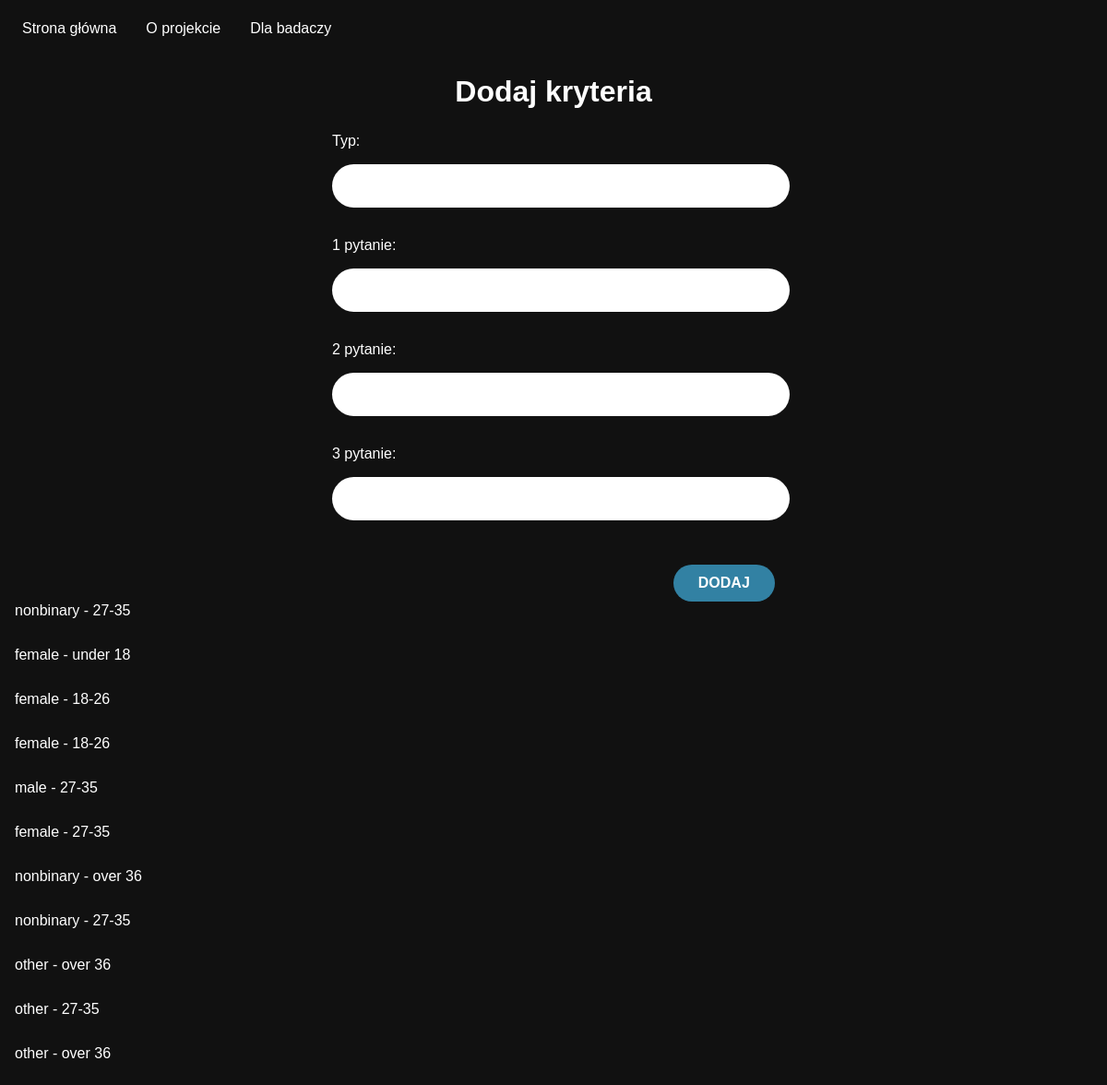
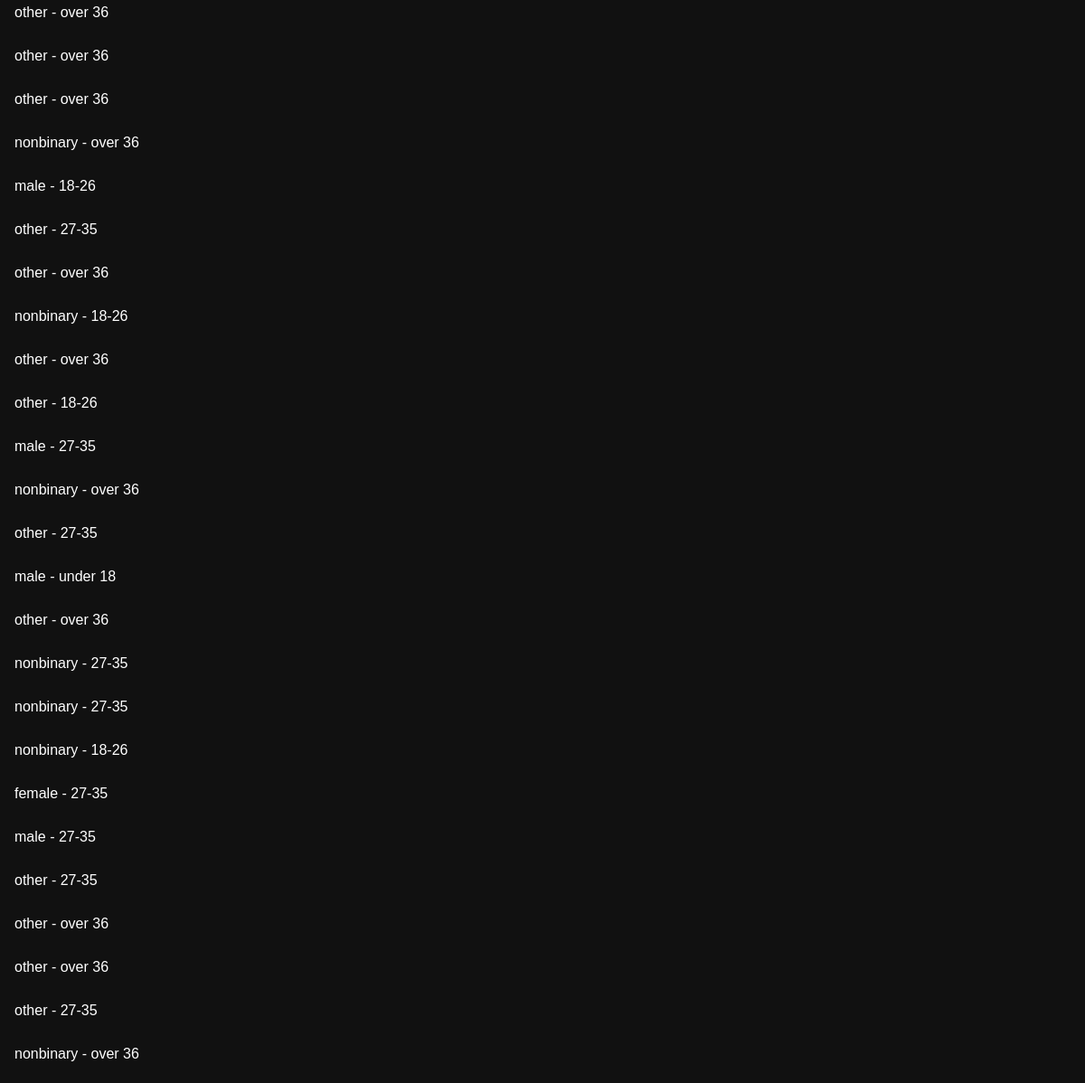
/question/add (signed in), run on the app's committed database (2 pictures, top to bottom).
### app.py (models this page shows, shortened)
class Responder(db.Model):
    id = db.Column(db.Integer, primary_key=True)
    gender = db.Column(db.String(200), nullable=False)
    age = db.Column(db.String(200), nullable=False)
    residence = db.Column(db.String(200), nullable=False)
    education = db.Column(db.String(200), nullable=False)
    occupation = db.Column(db.String(200), nullable=True)

### app.py (the view, shortened to what this page needs)
@app.route('/question/add', methods=['GET', 'POST'])
def add_question():
    if is_not_logged():
        return redirect(url_for('index'))
    form = QuestionForm()
    our_questions = Question.query.order_by(Question.id)
    persons = Responder.query.order_by(Responder.id)
    return render_template("add_question.html", form=form, our_questions=our_questions, persons=persons)

### app.py
class QuestionForm(FlaskForm):
    type = StringField("Typ: ", validators=[DataRequired()])
    q1 = StringField("1 pytanie: ", validators=[DataRequired()])
    q2 = StringField("2 pytanie: ", validators=[DataRequired()])
    q3 = StringField("3 pytanie: ", validators=[DataRequired()])
    submit = SubmitField("DODAJ")

### app.py (called while the page is built)
def is_not_logged():
    if 'logged' not in session or session['logged']==False:
        flash('Nie masz dostępu do tej strony')

### templates/add_question.html (shortened to what this page needs)
{% extends 'base.html' %}
{% block body %}
<h2>Dodaj kryteria</h2>
<form action="/question/add" method="POST" enctype="multipart/form-data" class="question-form">
        {{ form.type.label(class="form-label")}}
        {{ form.type(class="form-control") }}
        {{ form.q1.label(class="form-label") }}
        {{ form.q1(class="form-control") }}
        {{ form.q2.label(class="form-label") }}
        {{ form.q2(class="form-control") }}
        {{ form.q3.label(class="form-label") }}
        {{ form.q3(class="form-control") }}
    {{ form.submit(class="btn btn-primary") }}
    <br>
</form>
{% for person in persons %}
    <p>{{ person.gender }} - {{ person.age }}</p>
{% endfor %}
{% endblock %}

### static/css/main.css (style rules this page uses)
body { margin: 0; font-family: sans-serif; background-color: #111111; color: white; }
h2 { text-align: center; font-size: 2rem; }
p { margin: 1rem; line-height: 2; }
button, .btn { border: 2px solid white; border-radius: 50px; background-color: #111; color: white; font-size: 20px; font-weight: bold; padding: 14px 20px; margin: 2rem; }
form { padding: 0 20px 20px; }
.site-form, .question-form, .particulars-form { position: relative; margin-bottom: 1rem; padding-bottom: 1rem; width: 30rem; left: 50%; transform: translateX(-50%); }
.site-form label, .question-form label { display: inline-block; }
.password input,.site-form input,.site-form textarea,.question-form input,.question-form textarea { border: none; border-radius: 45px; display: block; width: 100%; padding: 1rem 0.5rem 1rem; margin-top: 1rem; margin-bottom: 2rem; }
.site-form .btn, .question-form .btn, .particulars-form .btn { background-color: #3281a3; border: none; border-radius: 45px; color: #fff; display: block; font-size: 16px; padding: 0.7rem 1.7rem; margin: 1rem 0; width: auto; float: right; }

### data on the page
Responder: gender "nonbinary", age "27-35"
Responder: gender "female", age "under 18"
Responder: gender "female", age "18-26"
Responder: gender "female", age "18-26"
Responder: gender "male", age "27-35"
Responder: gender "female", age "27-35"
Responder: gender "nonbinary", age "over 36"
Responder: gender "nonbinary", age "27-35"
Responder: gender "other", age "over 36"
Responder: gender "other", age "27-35"
Responder: gender "other", age "over 36"
Responder: gender "other", age "over 36"
Responder: gender "other", age "over 36"
Responder: gender "other", age "over 36"
Responder: gender "nonbinary", age "over 36"
Responder: gender "male", age "18-26"
Responder: gender "other", age "27-35"
Responder: gender "other", age "over 36"
Responder: gender "nonbinary", age "18-26"
Responder: gender "other", age "over 36"
Responder: gender "other", age "18-26"
Responder: gender "male", age "27-35"
Responder: gender "nonbinary", age "over 36"
Responder: gender "other", age "27-35"
Responder: gender "male", age "under 18"
Responder: gender "other", age "over 36"
Responder: gender "nonbinary", age "27-35"
Responder: gender "nonbinary", age "27-35"
Responder: gender "nonbinary", age "18-26"
Responder: gender "female", age "27-35"
Responder: gender "male", age "27-35"
Responder: gender "other", age "27-35"
Responder: gender "other", age "over 36"
Responder: gender "other", age "over 36"
Responder: gender "other", age "27-35"
Responder: gender "nonbinary", age "over 36"
